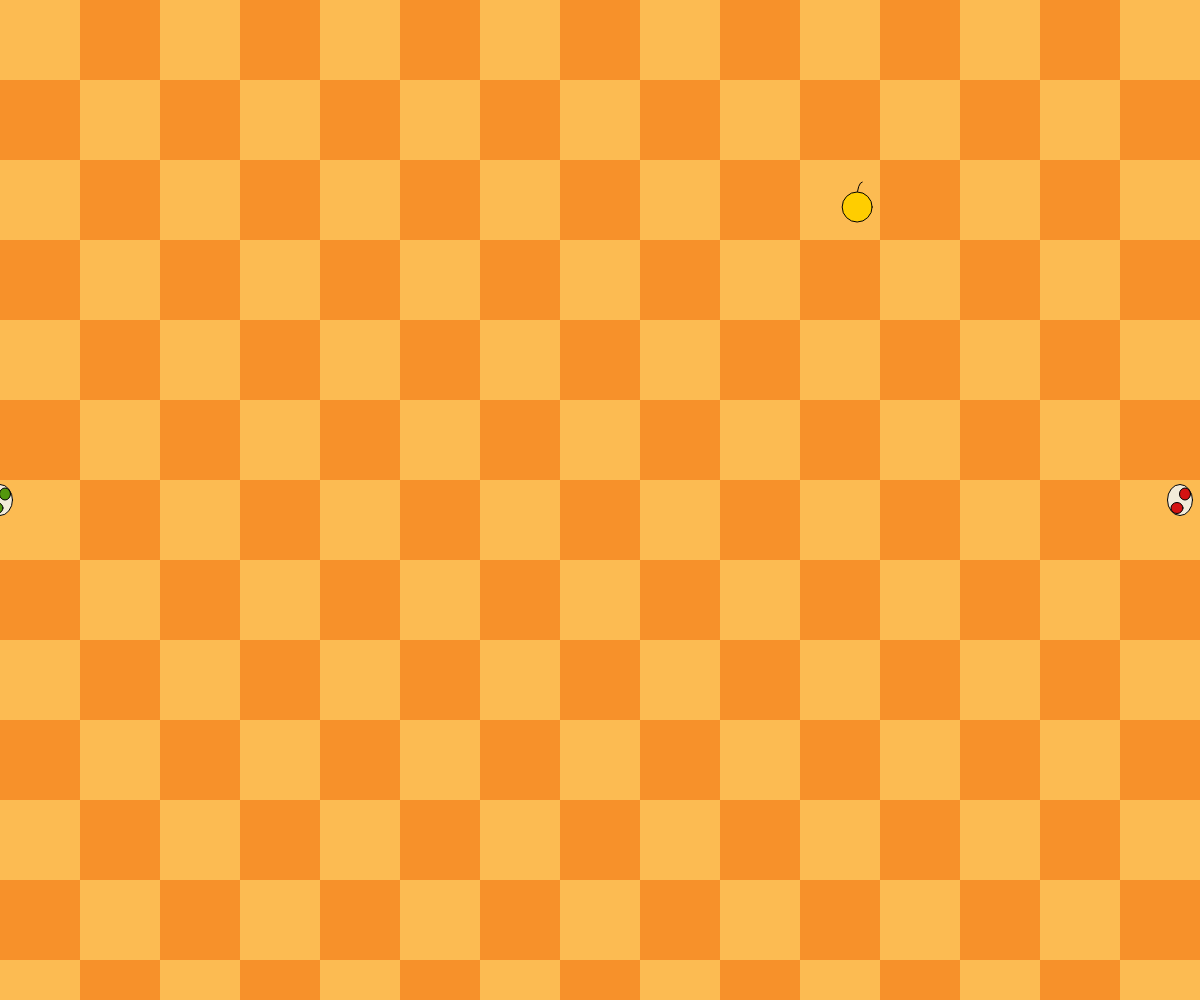
Frame 1 (no input)
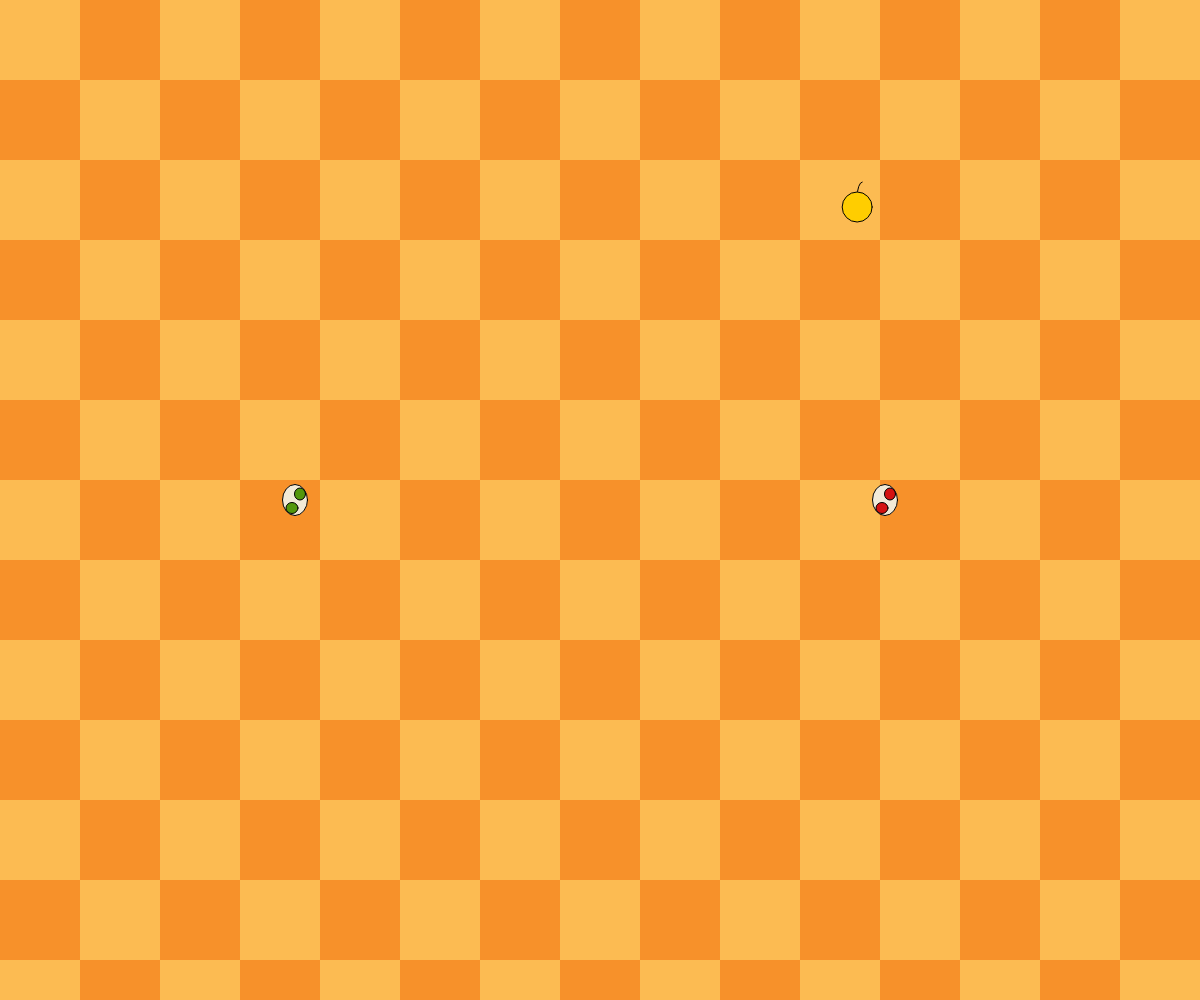
Frame 60 (no input)
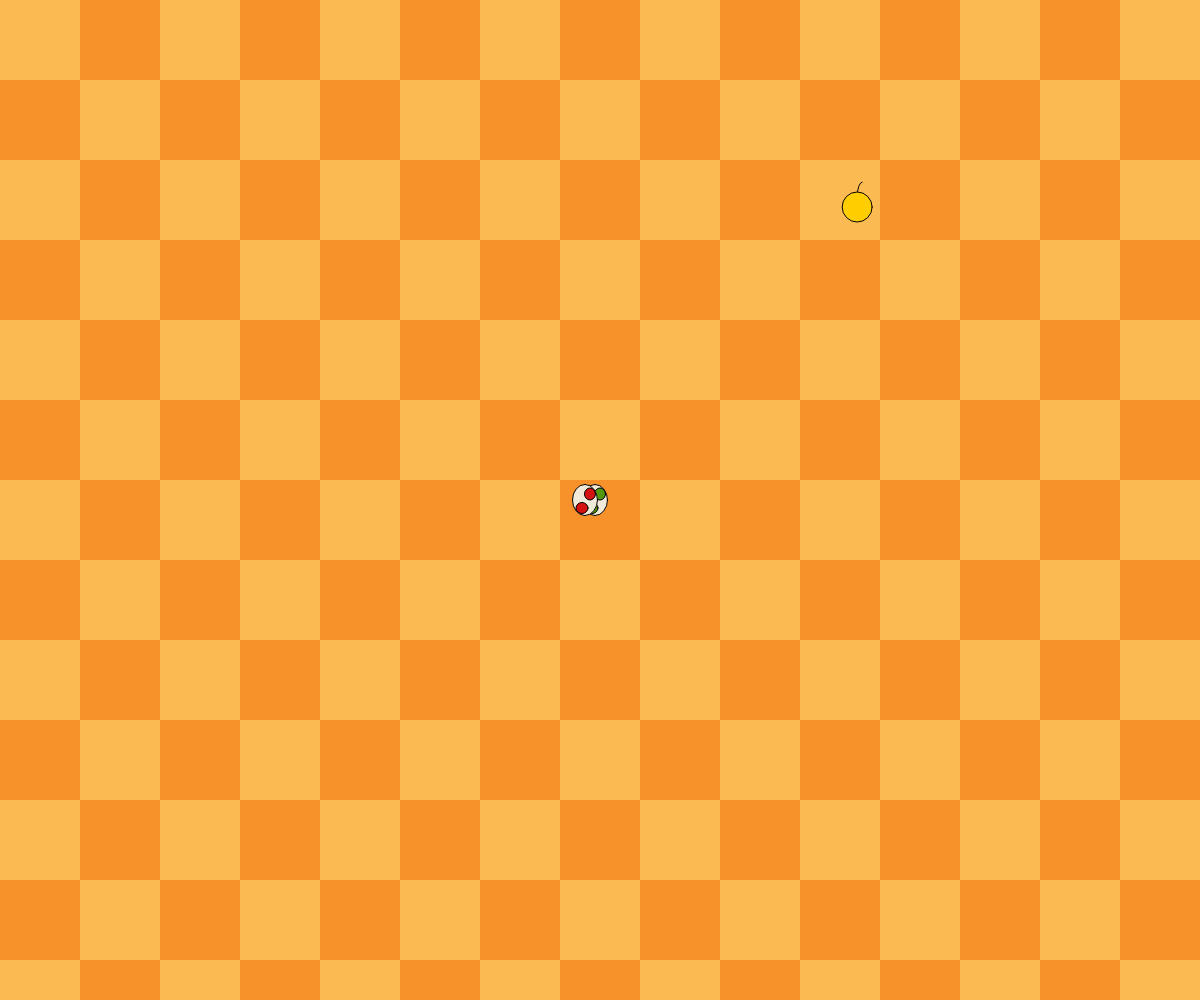
Frame 120 (the mouse pressed at the canvas centre since frame 60)

The p5.js sketch that drew these frames (run headless with seeded random() and noise() and a simulated clock; from frame 60 on, the mouse is pressed at the canvas centre):

// p5.js sketch
// ── sketch.js
//variables jugadores
var xJ1=0;
var yJ1;
var xJ2;
var yJ2;
//variables posicion fruta
var xE=0;
var yE=0;
//determinante del estado jugador
var player1State;
var player2State;
var opacity1=250;
var opacity2=250;
// variable fondo
var squareSide= 0;
//Constantes estados de juego
const STATE={
play:0,
pause:1,
initialState:2,
win:3
};
var gameState;
var winningPlayer;


function setup() {
  yJ1=windowHeight/2;
  xJ2=windowWidth-20;
  yJ2=windowHeight/2;
  createCanvas(windowWidth, windowHeight);
  squareSide=windowWidth/15;
  //posicion aleatoria fruta
  xE=random(0,windowWidth);
  yE=random(windowHeight);
}

function draw() {
  //Fondo
  noStroke();
   for(var j=0; j<15; j++){
    for(var i=0; i<15; i++){
    if(i%2==0){
      if(j%2==0){
        fill(252,187,82);
      }else {
        fill(247,145,42);
      }
       rect(i*squareSide,j*squareSide,squareSide,squareSide);
    } else{
      if(j%2==0){
        fill(247,145,42);
      }else {
        fill(252,187,82);
      }
       rect(i*squareSide,j*squareSide,squareSide,squareSide);
    }
   }
  }
  //huevos
  strokeWeight(1);
  stroke(0);
  fill(242,236,220,opacity1);
  ellipse(xJ1,yJ1,25,31);
  fill(80,149,8,opacity1);
  ellipse(xJ1+5,yJ1-6,11,12);
  ellipse(xJ1-3,yJ1+8,12,11);
  fill(242,236,220,opacity2);
  ellipse(xJ2,yJ2,25,31);
  fill(211,13,13,opacity2);
  ellipse(xJ2+5,yJ2-6,11,12);
  ellipse(xJ2-3,yJ2+8,12,11);
  //fruta
  noFill();
  arc(xE+5,yE-10,10,30,PI/2,PI+PI/2);
  fill(255,205,0);
  ellipse(xE,yE, 30,30);
  print(dist(xJ1,yJ1,xE,yE));
  //Definiciones sistema de puntaje
  //Condicion de las distancias de los huevos con las frutas
  //Jugador 1
 if((dist(xJ1,yJ1,xE,yE)<30)){
    xE=random(0,windowWidth);
    yE=random(windowHeight);
    fill(255,0,0);
    ellipse(xE,yE, 30,30);
    if(opacity1>=0 && opacity1<=225){
    opacity1=opacity1+25;
    }
    if(opacity2>=25 && opacity2<=250){
    opacity2=opacity2-25;
        }
  }
  //Jugador 2
   print(dist(xJ2,yJ2,xE,yE));
 if((dist(xJ2,yJ2,xE,yE)<30)){
   xE=random(0,windowWidth);
   yE=random(windowHeight);
    fill(255,0,0);
    ellipse(xE,yE, 30,30);
    if(opacity1>=25 && opacity1<=250){
    opacity1=opacity1-25;
    }
    if(opacity2>=0 && opacity2<=225){
    opacity2=opacity2+25;
    }
  }
  //Condicion de choque entre huevos
  if((dist(xJ2,yJ2,xJ1,yJ1)<20)){
    if (opacity1<=225){
      opacity1=opacity1+25;
    }
    
    if (opacity2<=225){
      opacity2=opacity2+25;
    }
  }
  
     //movimiento de huevos
    xJ1=xJ1+5;
    xJ2=xJ2-5;


     //Estados del juego
     if((opacity1 == 0) || ( opacity2 == 0)){
       gameState = STATE.win;
     }else {
       if( key == ' '){
         gameState = STATE.pause;
       } else {
         gameState = STATE.play;
       }
     }
     
  defineState(gameState);
  

}
//Funcion que determina el movimiento con las flechas
function playerOneMovement(keyPress){
  player1State = keyPress;
  switch(keyPress){
    case RIGHT_ARROW:
      xJ1=xJ1;
      yJ1=yJ1;
      break;
    case LEFT_ARROW:
      xJ1= xJ1-10;
      yJ1=yJ1;
      break;
    case UP_ARROW:
      yJ1= yJ1-5;
      xJ1= xJ1-5;
      break;
    case DOWN_ARROW:
      yJ1=yJ1+5;
      xJ1=xJ1-5;
      break;
  }
  
  if(xJ1>windowWidth){
    xJ1=0;
    yJ1=yJ1;
  }
  if(yJ1>windowHeight){
  yJ1=0;
  xJ1=xJ1;
  }
  if( yJ1<-20){
  yJ1=windowHeight;
  xJ1=xJ1;
  }
  if(xJ1<-20){
   xJ1=windowWidth;
    yJ1=yJ1;
  }
}
//funcion que determina el movimiento con las letras 
function playerTwoMovement(keyPress){
  player2State = keyPress;
  switch(keyPress){
    case 'd':
    xJ2=xJ2+10;
    yJ2=yJ2;
      break;
    case 'a':
      yJ1= yJ1;
      xJ1= xJ1;
      break;
    case 'w':
      yJ2= yJ2-5;
      xJ2= xJ2+5;
      break;
    case 's':
      yJ2=yJ2+5;
      xJ2=xJ2+5;
      break;
  }
  
  if(xJ2>windowWidth){
    xJ2=0;
    yJ2=yJ2;
  }
  if(yJ2>windowHeight){
  yJ2=0;
  xJ2=xJ2;
  }
  if( yJ2<-20){
  yJ2=windowHeight;
  xJ2=xJ2;
  }
  if(xJ2<-20){
   xJ2=windowWidth;
   yJ2=yJ2;
  }
}
//funcion que determina el estado del juego
function defineState(gameState){
  switch(gameState){
    case STATE.play:
  if(keyCode == RIGHT_ARROW || keyCode == LEFT_ARROW || keyCode == DOWN_ARROW || keyCode == UP_ARROW){
    playerOneMovement(keyCode);
  }else {
    playerOneMovement(player1State);
  }
    
  if(key == 'a' || key == 'd' || key == 'w' || key == 's'){
    playerTwoMovement(key);
  }else {
    playerTwoMovement(player2State);
  }
  break;
   // definicion para pausa del jueego
   case STATE.pause:
   xJ1=xJ1-5;
   xJ2=xJ2+5;
   break;
   //definicion imagen ganador
   case STATE.win:
   if(opacity1 == 0){
    //figura serpiente roja
     fill(211,13,13);
   smooth();
beginShape();
  curveVertex((windowWidth/2)+ (2*windowWidth/256), (windowHeight/2)); // the first control point
  curveVertex((windowWidth/2)+ (2*windowWidth/256), (windowHeight/2)); // is also the start point of curve
  curveVertex((windowWidth/2)+(2*windowWidth/256), (windowHeight/2)-(windowHeight/134)); // the first control poin
  curveVertex((windowWidth/2)+(2*windowWidth/256), (windowHeight/2)-(10*windowHeight/134)); // the first control point
  curveVertex((windowWidth/2)+(6*windowWidth/256), (windowHeight/2)-(16*windowHeight/134));
  curveVertex((windowWidth/2)+(2*windowWidth/256), (windowHeight/2)-(16*windowHeight/134));
  curveVertex((windowWidth/2)-(2*windowWidth/256), (windowHeight/2)-(10*windowHeight/134));
  curveVertex((windowWidth/2)-(2*windowWidth/256),(windowHeight/2)-(windowHeight/134));
  curveVertex((windowWidth/2)-(2*windowWidth/256), (windowHeight/2)); // the first control point0
  curveVertex((windowWidth/2)-(2*windowWidth/256), (windowHeight/2)); // is also the last control point
  endShape();
  //figura huevo
  fill(242,236,220);
  arc(windowWidth/2,windowHeight/2,windowWidth/8,windowHeight/3,0,PI,CHORD);
  translate(-windowWidth/16,3*windowHeight/4.2);
  rotate(PI/2 / -2);
  arc(windowWidth/2,windowHeight/2,windowWidth/8,2*windowHeight/5,PI,0,CHORD);
  //figura corona
  fill(247,190,45);
  beginShape();
  vertex((windowWidth/2)-(6*windowWidth/256),(windowHeight/2)-(24*windowHeight/134));
  vertex((windowWidth/2)+(6*windowWidth/256),(windowHeight/2)-(24*windowHeight/134));
  vertex((windowWidth/2)+(4*windowWidth/256),(windowHeight/2)-(28*windowHeight/134));
  vertex((windowWidth/2)+(2*windowWidth/256),(windowHeight/2)-(26*windowHeight/134));
  vertex((windowWidth/2)-(windowWidth/256),(windowHeight/2)-(32*windowHeight/134));
  vertex((windowWidth/2)-(2*windowWidth/256),(windowHeight/2)-(26*windowHeight/134));
  vertex((windowWidth/2)-(4*windowWidth/256),(windowHeight/2)-(28*windowHeight/134));
  vertex((windowWidth/2)-(6*windowWidth/256),(windowHeight/2)-(24*windowHeight/134));
  endShape();
   }else if(opacity2 == 0){
    //figura serpiente verde
   fill(80,149,8);
   smooth();
   beginShape();
  curveVertex((windowWidth/2)+ (2*windowWidth/256), (windowHeight/2)); // the first control point
  curveVertex((windowWidth/2)+ (2*windowWidth/256), (windowHeight/2)); // is also the start point of curve
  curveVertex((windowWidth/2)+(2*windowWidth/256), (windowHeight/2)-(windowHeight/134)); // the first control poin
  curveVertex((windowWidth/2)+(2*windowWidth/256), (windowHeight/2)-(10*windowHeight/134)); // the first control point
  curveVertex((windowWidth/2)+(6*windowWidth/256), (windowHeight/2)-(16*windowHeight/134));
  curveVertex((windowWidth/2)+(2*windowWidth/256), (windowHeight/2)-(16*windowHeight/134));
  curveVertex((windowWidth/2)-(2*windowWidth/256), (windowHeight/2)-(10*windowHeight/134));
  curveVertex((windowWidth/2)-(2*windowWidth/256),(windowHeight/2)-(windowHeight/134));
  curveVertex((windowWidth/2)-(2*windowWidth/256), (windowHeight/2)); // the first control point0
  curveVertex((windowWidth/2)-(2*windowWidth/256), (windowHeight/2)); // is also the last control point
  endShape();
  //figura huevo
  fill(242,236,220);
  arc(windowWidth/2,windowHeight/2,windowWidth/8,windowHeight/3,0,PI,CHORD);
  translate(-windowWidth/16,3*windowHeight/4.2);
  rotate(PI/2 / -2);
  arc(windowWidth/2,windowHeight/2,windowWidth/8,2*windowHeight/5,PI,0,CHORD);
  //figura corona
  fill(247,190,45);
  beginShape();
  vertex((windowWidth/2)-(6*windowWidth/256),(windowHeight/2)-(24*windowHeight/134));
  vertex((windowWidth/2)+(6*windowWidth/256),(windowHeight/2)-(24*windowHeight/134));
  vertex((windowWidth/2)+(4*windowWidth/256),(windowHeight/2)-(28*windowHeight/134));
  vertex((windowWidth/2)+(2*windowWidth/256),(windowHeight/2)-(26*windowHeight/134));
  vertex((windowWidth/2)-(windowWidth/256),(windowHeight/2)-(32*windowHeight/134));
  vertex((windowWidth/2)-(2*windowWidth/256),(windowHeight/2)-(26*windowHeight/134));
  vertex((windowWidth/2)-(4*windowWidth/256),(windowHeight/2)-(28*windowHeight/134));
  vertex((windowWidth/2)-(6*windowWidth/256),(windowHeight/2)-(24*windowHeight/134));
  endShape();
  fill(255);
  ellipse(((windowWidth/2)+(2*windowWidth/256), (windowHeight/2)-(16*windowHeight/134),5,5));

   }
   break;
  }
}
